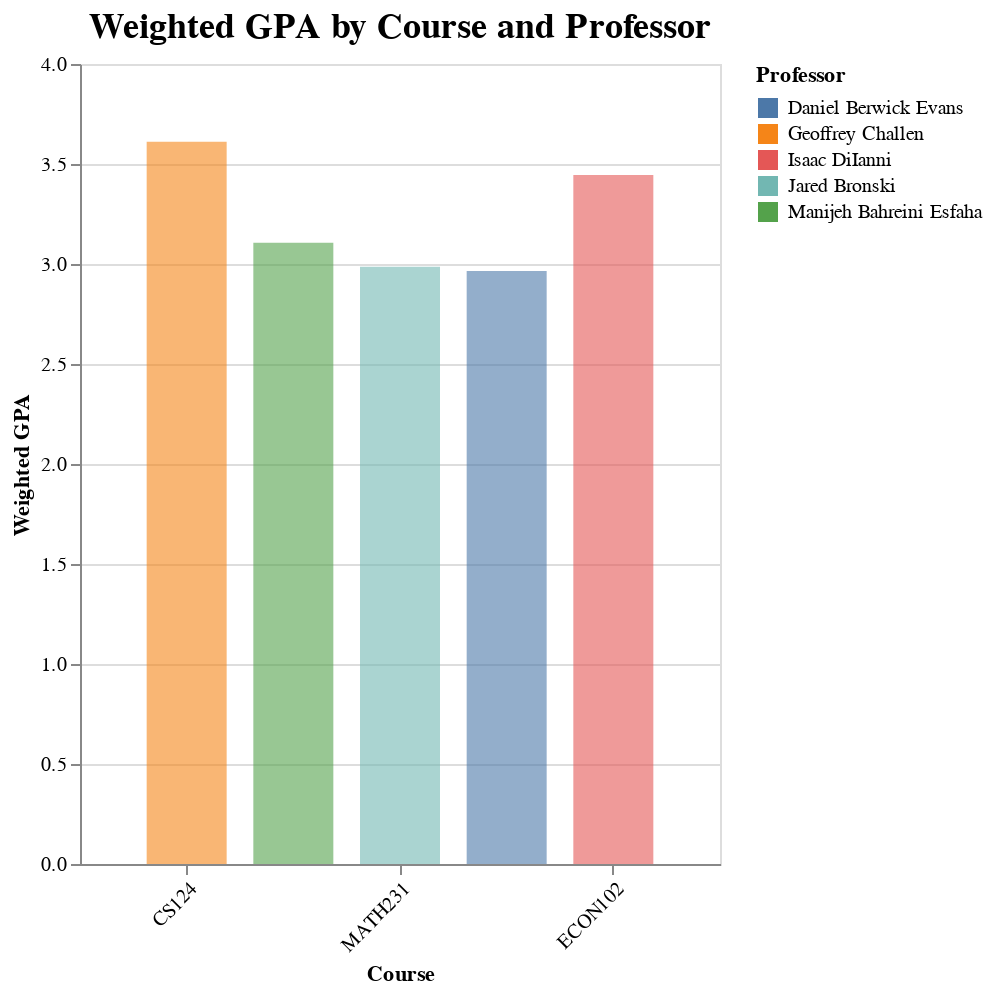

The notebook cell saved with this chart:
### Code cell
add_course('MATH231')
add_course('ECON102')

### Figure 1 — Vega-Lite specification as saved in the notebook (floating-point values rounded to 4 significant figures)
{"config": {"view": {"continuousWidth": 300, "continuousHeight": 300}, "title": {"anchor": "middle", "fontSize": 18}}, "data": {"name": "data-6783abbec0f9c6c00d598878b11cfd50"}, "mark": {"type": "bar", "size": 40}, "encoding": {"color": {"field": "primary_instructor", "title": "Professor", "type": "nominal"}, "opacity": {"condition": {"param": "param_47", "value": 1.0, "empty": false}, "value": 0.6}, "tooltip": [{"field": "course_code", "title": "Course", "type": "nominal"}, {"field": "primary_instructor", "title": "Professor", "type": "nominal"}, {"field": "weighted_gpa", "format": ".2f", "title": "Weighted GPA", "type": "quantitative"}], "x": {"axis": {"labelAngle": -45, "title": "Course"}, "field": "course_code", "scale": {"padding": 0}, "sort": null, "type": "ordinal"}, "xOffset": {"field": "x_offset", "type": "quantitative"}, "y": {"axis": {"title": "Weighted GPA"}, "field": "weighted_gpa", "type": "quantitative"}}, "height": 400, "params": [{"name": "param_47", "select": {"type": "point", "nearest": true, "on": "mouseover"}}], "title": "Weighted GPA by Course and Professor", "width": 320, "$schema": "https://vega.github.io/schema/vega-lite/v5.20.1.json", "datasets": {"data-6783abbec0f9c6c00d598878b11cfd50": [{"primary_instructor": "Geoffrey Challen", "rating": 3.3, "level_of_difficulty": 3.7, "would_take_again": 0.6, "total_ratings": 173, "course_title": "Intro to Computer Science I", "simple_gpa": 3.564, "total_grade_points": 23870.0, "total_students": 6608.0, "weighted_gpa": 3.612, "course_code": "CS124", "instr_idx": 0, "group_size": 1, "x_offset": 0.0}, {"primary_instructor": "Manijeh Bahreini Esfaha", "rating": 3.9, "level_of_difficulty": 2.9, "would_take_again": 0.78, "total_ratings": 49, "course_title": "Calculus II", "simple_gpa": 3.096, "total_grade_points": 11040.0, "total_students": 3556.0, "weighted_gpa": 3.106, "course_code": "MATH231", "instr_idx": 0, "group_size": 3, "x_offset": -40.0}, {"primary_instructor": "Jared Bronski", "rating": 4.5, "level_of_difficulty": 2.8, "would_take_again": 1.0, "total_ratings": 79, "course_title": "Calculus II", "simple_gpa": 2.994, "total_grade_points": 9527.0, "total_students": 3190.0, "weighted_gpa": 2.987, "course_code": "MATH231", "instr_idx": 1, "group_size": 3, "x_offset": 0.0}, {"primary_instructor": "Daniel Berwick Evans", "rating": 4.1, "level_of_difficulty": 3.6, "would_take_again": 0.8, "total_ratings": 15, "course_title": "Calculus II", "simple_gpa": 2.965, "total_grade_points": 2844.0, "total_students": 959.0, "weighted_gpa": 2.965, "course_code": "MATH231", "instr_idx": 2, "group_size": 3, "x_offset": 40.0}, {"primary_instructor": "Isaac DiIanni", "rating": 4.4, "level_of_difficulty": 2.6, "would_take_again": 0.83, "total_ratings": 156, "course_title": "Microeconomic Principles", "simple_gpa": 3.217, "total_grade_points": 15920.0, "total_students": 4623.0, "weighted_gpa": 3.445, "course_code": "ECON102", "instr_idx": 0, "group_size": 1, "x_offset": 0.0}]}}
